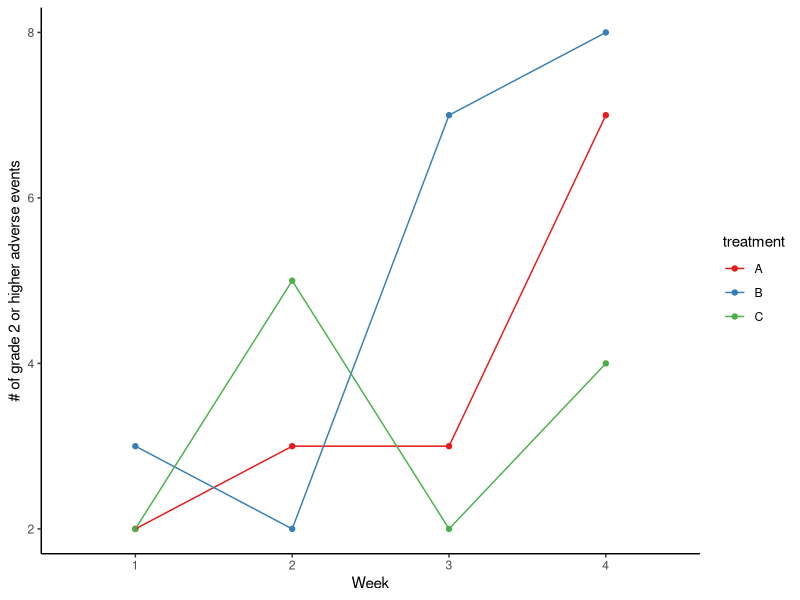
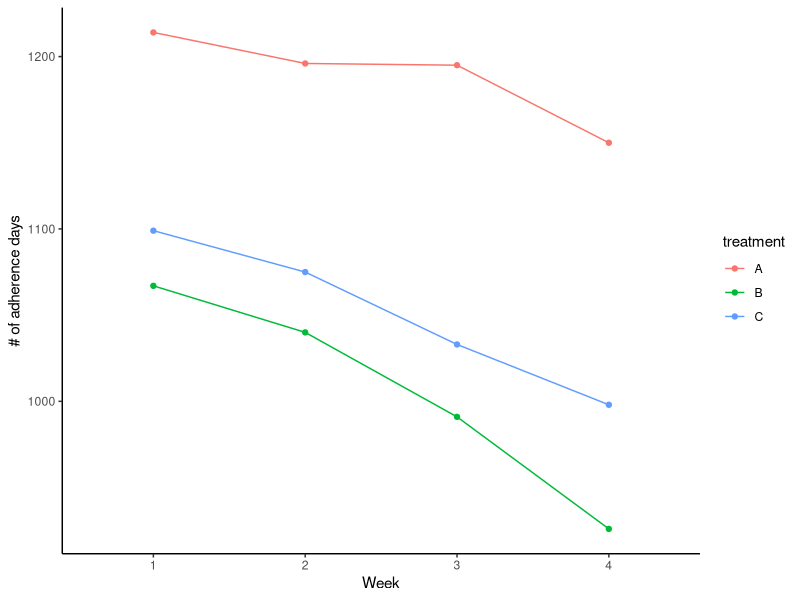

Source code (R) for these figures, in order:
## ---- chunk 1
knitr::opts_chunk$set(echo = TRUE)
library(tidyverse)
library(lme4)
library(nlme)
## ---- chunk 2
baseline <- read_csv("Project 3 - Cross Over/baseline.csv")

endpoints <- read_csv("Project 3 - Cross Over/endpoints.csv")
## ---- chunk 3
mean(baseline$age) #31.93

baseline %>%
  group_by(race) %>%
  count() #black (64), others (64), white (52)

baseline %>%
  group_by(gender) %>%
  count() #0 (99), 1 (81)
## ---- chunk 4
baseline_long <- baseline %>%
  mutate(age = as.numeric(age),
         ptid = as.factor(ptid),
         seq = paste0(substr(period1, nchar(period1), nchar(period1)),
                      substr(period2, nchar(period2), nchar(period2)),
                      substr(period3, nchar(period3), nchar(period3))),
         seq2 = case_when(period3 == 'Gel C' ~ 0,
                          period3 == 'Gel B' ~ 1,
                          period3 == 'Pill A' ~ 2),
         #blood virals diff for each period
         b1 = bviral1 - bviral0,
         b2 = bviral3 - bviral2,
         b3 = bviral5 - bviral4,
         follow_b = bviral6 - bviral5,
         #skin virals diff for each period
         s1 = sviral1 - sviral0,
         s2 = sviral3 - sviral2,
         s3 = sviral5 - sviral4,
         follow_s = sviral6 - sviral5,
         #viral @ beginning of period
         ini_b1 = bviral0,
         ini_b2 = bviral2,
         ini_b3 = bviral4,
         ini_s1 = sviral0,
         ini_s2 = sviral2,
         ini_s3 = sviral4,
         #viral @ end of period
         end_b1 = bviral1,
         end_b2 = bviral3,
         end_b3 = bviral5,
         end_s1 = sviral1,
         end_s2 = sviral3,
         end_s3 = sviral5) %>%
  select(ptid, seq, seq2, age, race, gender, b1:b3, s1:s3,
         ini_b1:ini_s3, end_b1:end_s3, follow_b, follow_s) %>%
  pivot_longer(cols = b1:end_s3,
               names_to = 'index',
               values_to = 'viral') %>%
  mutate(period = substr(index, nchar(index), nchar(index)),
         #index = ifelse(substr(index, 1, 1) == 'b', 'bviral', 'sviral')
         index = case_when(
           substr(index,1,1)=="b" ~ "dif_bviral",
           substr(index,1,1)=="s" ~ "dif_sviral",
           substr(index,1,5)=="ini_b" ~ "base_bviral",
           substr(index,1,5)=="ini_s" ~ "base_sviral",
           substr(index,1,5)=="end_b" ~ "end_bviral",
           substr(index,1,5)=="end_s" ~ "end_sviral"
         ))


baseline_wide <- baseline_long %>%
  pivot_wider(names_from = index,
              values_from = viral)
## ---- chunk 5
endpts_long <- endpoints %>%
  mutate(ptid = as.factor(ptid),
         seq = paste0(substr(period1, nchar(period1), nchar(period1)),
                      substr(period2, nchar(period2), nchar(period2)),
                      substr(period3, nchar(period3), nchar(period3))),
         seq2 = case_when(period3 == 'Gel C' ~ 0,
                          period3 == 'Gel B' ~ 1,
                          period3 == 'Pill A' ~ 2)) %>%
  pivot_longer(AE_pillA_week1:Adhere_gelC_week4,
               names_to = 'index',
               values_to = 'value') %>%
  select(ptid, seq, seq2, index, value) %>%
  mutate(week = substr(index, nchar(index), nchar(index)),
         treatment = str_sub(index, -7, -7),
         period = str_locate(seq, str_sub(index, -7, -7))[, 'start'],
         index = str_sub(index, 1, 2))

endpts_wide <- endpts_long %>%
  pivot_wider(names_from = index,
              values_from = value) %>%
  #creating carryover variable
  mutate(carryover = case_when(
    period == 1 ~ NA,
    period == 2 ~ substr(seq, 1, 1),
    period == 3 ~ substr(seq, 2, 2)))
## ---- chunk 6
data <- merge(endpts_wide, baseline_wide, by = c('ptid', 'seq', 'seq2', 'period')) %>%
  mutate(ptid = as.factor(ptid),
         period = as.factor(period),
         week = as.factor(week),
         seq = as.factor(seq),
         seq2 = as.factor(seq2))

#something to note is that PK's of 'period 4' are not included in this df. 
## ---- chunk 7
# of AEs overtime
data %>%
  group_by(week, treatment) %>%
  summarise(sum_ae = sum(AE)) %>%
  ggplot(aes(x = week, y = sum_ae, col = treatment)) +
  geom_point() +
  geom_line(aes(group = treatment)) +
  xlab('Week') + 
  ylab('# of grade 2 or higher adverse events') +
  theme_classic() +
  scale_color_brewer(palette="Set1")

#see non-linear trends
## ---- chunk 8
data %>%
  group_by(week, treatment) %>%
  summarise(sum_ad = sum(Ad)) %>%
  ggplot(aes(x = week, y = sum_ad, col = treatment)) +
  geom_point() +
  geom_line(aes(group = treatment)) +
  xlab('Week') +
  ylab('# of adherence days') +
  theme_classic()

#sorta linear trends
## ---- chunk 9
ae_m1 <- glmer(AE ~ age + race + gender + (period | ptid) + treatment + seq2,
               data = data,
               family = 'binomial')
## ---- chunk 10
ad_m1 <- lme(Ad ~ age + race + gender + treatment + seq2,
             random = ~ 1 | ptid,
             data = data,
             method = 'ML')
